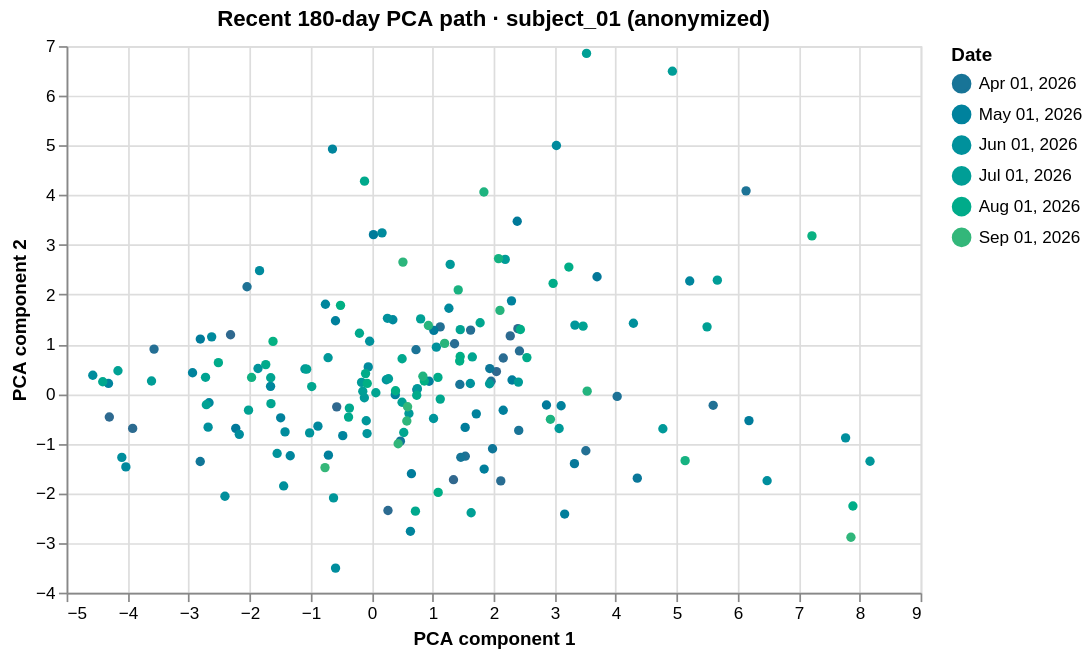
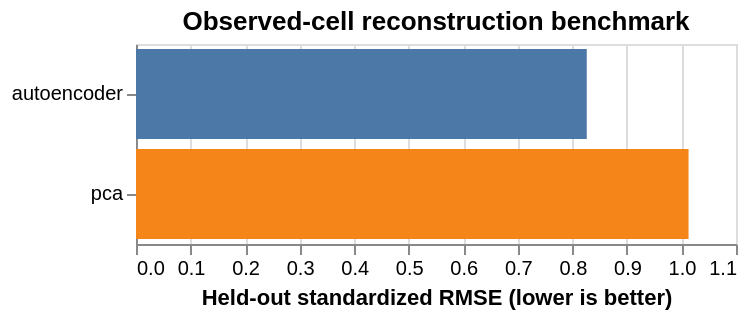

These figures' notebook cell, in order:
### Markdown cell above
Daily features turn observation rows into one row per subject and local day. Cumulative measurements are summed, sampled levels are averaged, and sleep is assigned to a noon-to-noon day so an overnight session stays together. Missing sensor readings remain null rather than becoming zeros.

The feature set adds heart-rate distribution/spectral summaries, causal 7- and 28-day trends, and two readable composites. **Activity** and **recovery** average direction-aligned robust z-scores relative to each subject; their values are not cross-person rankings. Feature-rich windows are selected using completeness on the common core signals. See [features.py](../src/health/features.py) and [embedding-baseline.md](../docs/embedding-baseline.md).

## 4. Embeddings

PCA and a small denoising autoencoder are fit on earlier days and compared by reconstruction error on observed cells in each subject's latest 20%. Lower standardized RMSE means more accurate reconstruction for this benchmark. UMAP and t-SNE are included as **exploratory** projections for cluster inspection only; they are fit for visualization and should not be read as held-out performance or preserve global distances.

### Code cell
embedding_path = MODEL / "embeddings.parquet"
evaluation_path = MODEL / "evaluation.json"
if embedding_path.exists() and evaluation_path.exists():
    embeddings = pl.read_parquet(embedding_path).with_columns(pl.col("subject_id").cast(pl.String))
    embedding_report = json.loads(evaluation_path.read_text())
    print(
        f"Embedding artifact: {embeddings.height:,} subject-days · "
        f"{embeddings['subject_id'].n_unique()} subjects · "
        f"{len(embedding_report.get('features', []))} model features"
    )

    coordinates = [name for name in ("pc_1", "pc_2") if name in embeddings.columns]
    if len(coordinates) == 2:
        selected_subject = embeddings["subject_id"].unique().sort().to_list()[0]
        trajectory = (
            embeddings.filter(pl.col("subject_id") == selected_subject)
            .drop_nulls(coordinates)
            .sort("date")
            .tail(180)
            .select("date", *coordinates)
            .with_columns(pl.col("date").cast(pl.String))
            .to_dicts()
        )
        trajectory_chart = alt.Chart(alt.Data(values=trajectory)).mark_line(point=True).encode(
            x=alt.X("pc_1:Q", title="PCA component 1"),
            y=alt.Y("pc_2:Q", title="PCA component 2"),
            order="date:T",
            color=alt.Color("date:T", title="Date", scale=alt.Scale(scheme="viridis")),
            tooltip=["date:T", alt.Tooltip("pc_1:Q", format=".2f"), alt.Tooltip("pc_2:Q", format=".2f")],
        ).properties(
            title=f"Recent 180-day PCA path · {selected_subject} (anonymized)",
            width=500,
            height=320,
        )
        display(trajectory_chart)

    reconstruction_rows = [
        {"model": model, "rmse": embedding_report[model]["rmse_standardized"]}
        for model in ("pca", "autoencoder")
        if model in embedding_report and "rmse_standardized" in embedding_report[model]
    ]
    if reconstruction_rows:
        display(pl.DataFrame(reconstruction_rows))
        reconstruction_chart = alt.Chart(alt.Data(values=reconstruction_rows)).mark_bar().encode(
            x=alt.X("rmse:Q", title="Held-out standardized RMSE (lower is better)"),
            y=alt.Y("model:N", sort="x", title=None),
            color=alt.Color("model:N", legend=None),
            tooltip=["model:N", alt.Tooltip("rmse:Q", format=".3f")],
        ).properties(title="Observed-cell reconstruction benchmark", height=100)
        display(reconstruction_chart)
else:
    embeddings = pl.DataFrame()
    embedding_report = {}
    print(f"Embedding artifacts missing under {MODEL}. Run `uv run health-model` first.")

### Figure 1 — Vega-Lite specification as saved in the notebook (floating-point values rounded to 4 significant figures; data arrays with more than 128 entries replaced by an {"elided": "..."} marker saying what was removed)
{"config": {"view": {"continuousWidth": 300, "continuousHeight": 300}}, "data": {"values": {"elided": "180 records"}}, "mark": {"type": "line", "point": true}, "encoding": {"color": {"field": "date", "scale": {"scheme": "viridis"}, "title": "Date", "type": "temporal"}, "order": {"field": "date", "type": "temporal"}, "tooltip": [{"field": "date", "type": "temporal"}, {"field": "pc_1", "format": ".2f", "type": "quantitative"}, {"field": "pc_2", "format": ".2f", "type": "quantitative"}], "x": {"field": "pc_1", "title": "PCA component 1", "type": "quantitative"}, "y": {"field": "pc_2", "title": "PCA component 2", "type": "quantitative"}}, "height": 320, "title": "Recent 180-day PCA path · subject_01 (anonymized)", "width": 500, "$schema": "https://vega.github.io/schema/vega-lite/v6.4.1.json"}

### Figure 2 — Vega-Lite specification as saved in the notebook (floating-point values rounded to 4 significant figures)
{"config": {"view": {"continuousWidth": 300, "continuousHeight": 300}}, "data": {"values": [{"model": "pca", "rmse": 1.013}, {"model": "autoencoder", "rmse": 0.8264}]}, "mark": {"type": "bar"}, "encoding": {"color": {"field": "model", "legend": null, "type": "nominal"}, "tooltip": [{"field": "model", "type": "nominal"}, {"field": "rmse", "format": ".3f", "type": "quantitative"}], "x": {"field": "rmse", "title": "Held-out standardized RMSE (lower is better)", "type": "quantitative"}, "y": {"field": "model", "sort": "x", "title": null, "type": "nominal"}}, "height": 100, "title": "Observed-cell reconstruction benchmark", "$schema": "https://vega.github.io/schema/vega-lite/v6.4.1.json"}
